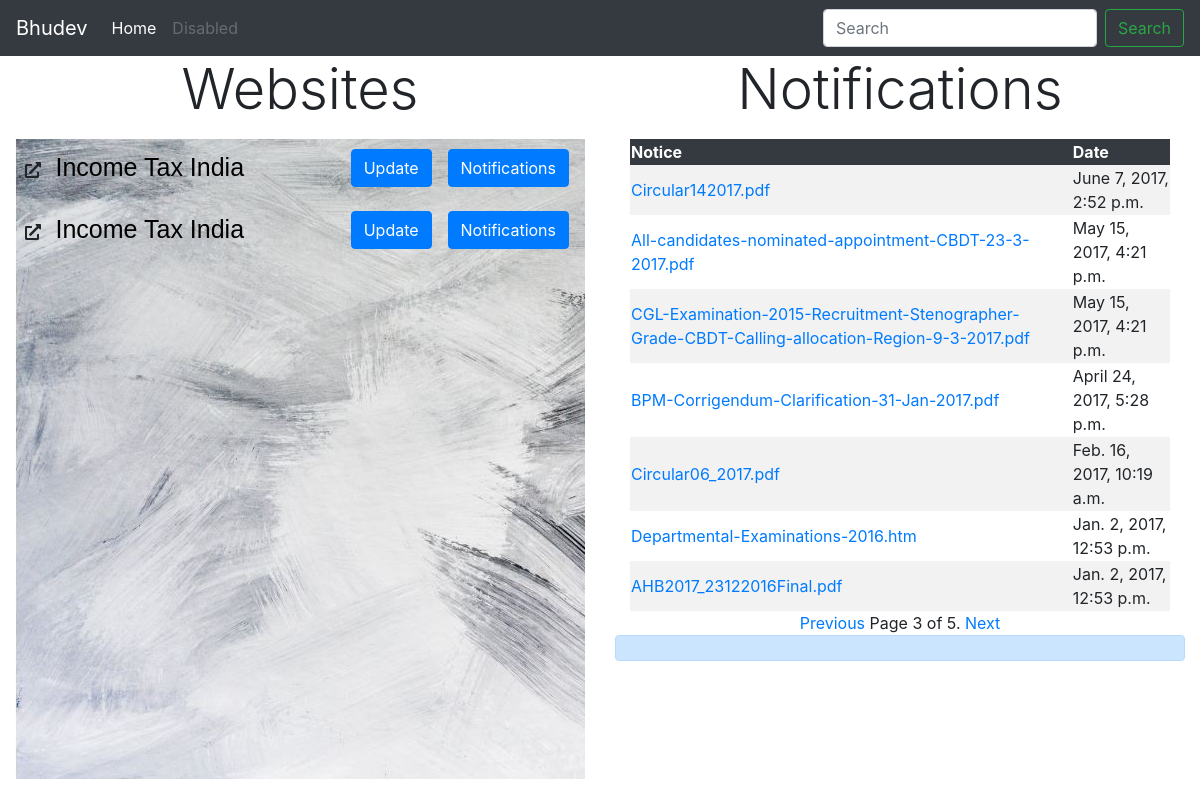
Screenshot of /scrap/show?page=3 with the database file from the repository.
### scrap/models.py (models this page shows)
class Notif(models.Model):
    title = models.CharField(max_length=500,
                             unique_for_date='publish')
    link = models.CharField(max_length=1000)
    publish = models.DateTimeField(null=True, blank=True)
    info = models.TextField()

### scrap/views.py (the view)
# urls.py: path('show', views.show_data, name='show'),
def show_data(request):
    object_list = Notif.objects.all().order_by('-publish')
    paginator = Paginator(object_list,7) # 5 notices in each page
    page = request.GET.get('page')
    try:
        notices = paginator.page(page)
    except PageNotAnInteger:
        notices = paginator.page(1)
    except EmptyPage:
        notices = paginator.page(paginator.num_pages)
    return render(request,
                  'scrap/incometax/show.html',
                  {'page': page,
                   'notices':notices})

### scrap/templates/scrap/incometax/show.html
{% extends "scrap/home.html" %}
{% block content %}
<table class="table-striped  w-100 d-block d-md-table">
  <thead class="table-dark">
    <tr>
      <th scope="col">Notice</th>
      <th scope="col">Date</th>
    </tr>
  </thead>
 <tbody>
{%for notice in notices%}
    <tr>
      <td><a href="{{notice.link}}">{{notice.title}}</a></td>
      <td>{{notice.publish}}</td>
    </tr>
{%endfor%}
</tbody>
</table>
<div style="text-align:center">
{% include "pagination.html" with page=notices %}
</div>
{% endblock %}

### rows the page displays
Notif: title "Circular142017.pdf", publish "June 7, 2017, 2:52 p.m."
Notif: title "All-candidates-nominated-appointment-CBDT-23-3-2017.pdf", publish "May 15, 2017, 4:21 p.m."
Notif: title "CGL-Examination-2015-Recruitment-Stenographer-Grade-CBDT-Calling-allocation-Region-9-3-2017.pdf", publish "May 15, 2017, 4:21 p.m."
Notif: title "BPM-Corrigendum-Clarification-31-Jan-2017.pdf", publish "April 24, 2017, 5:28 p.m."
Notif: title "Circular06_2017.pdf", publish "Feb. 16, 2017, 10:19 a.m."
Notif: title "Departmental-Examinations-2016.htm", publish "Jan. 2, 2017, 12:53 p.m."
Notif: title "AHB2017_23122016Final.pdf", publish "Jan. 2, 2017, 12:53 p.m."

### other values shown
{{ page.number }} "3"
{{ page.paginator.num_pages }} "5"
